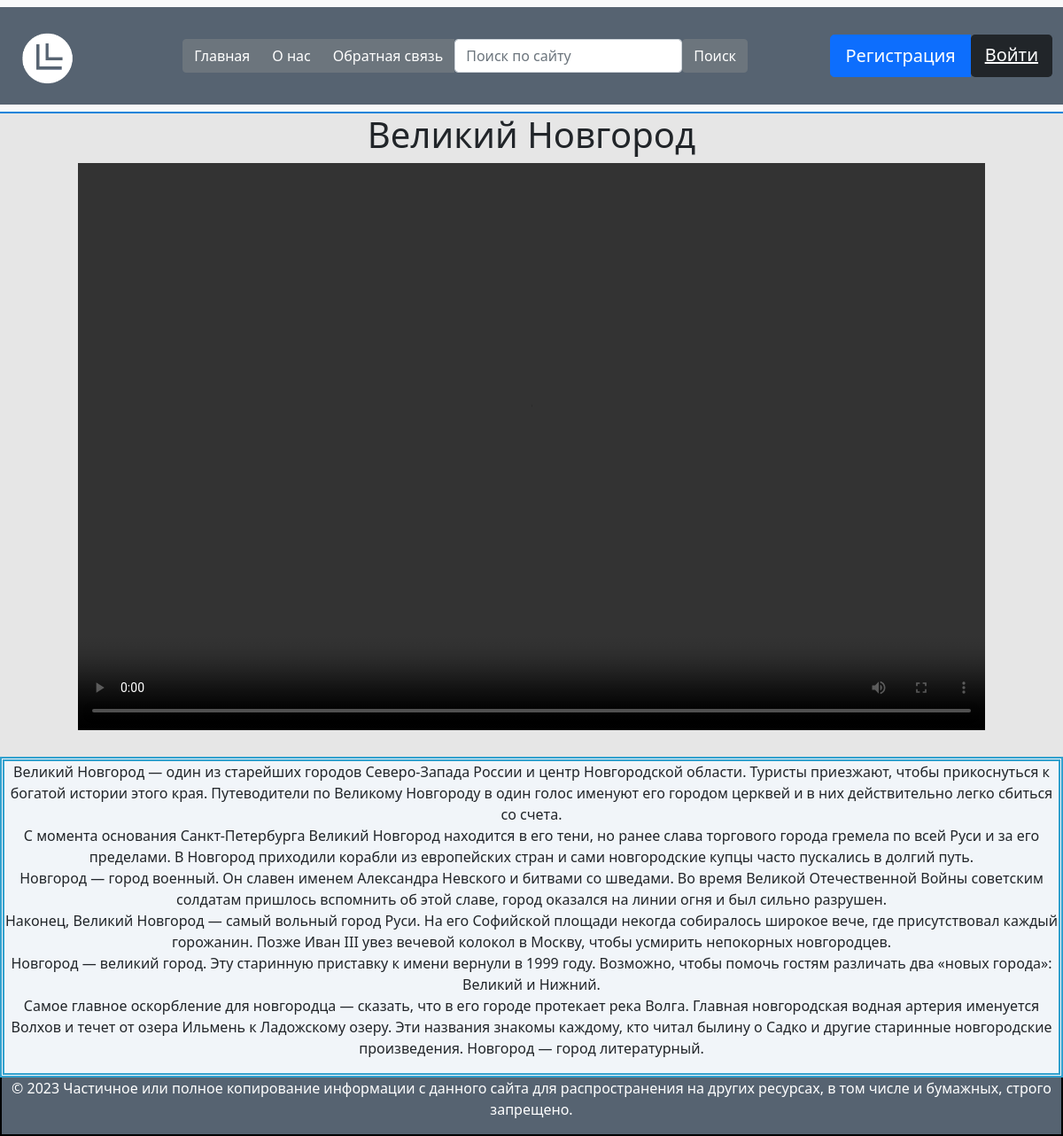
The app's page /post/velykii-novgorod/ with its own data.
### history/models.py (models this page shows, shortened)
class Movie(models.Model):
    title = models.CharField(max_length=255, verbose_name='Заголовок')
    description = models.TextField(verbose_name='Описание')
    location = models.TextField(max_length=255, default=True, verbose_name='Адрес')
    image = models.ImageField(upload_to='images/%Y/%m',verbose_name='Изображение')
    video = models.FileField(upload_to='videos//%Y/%m', verbose_name='Видео')
    created_at = models.DateTimeField(auto_now_add=True, verbose_name='Время создания')
    updated_at = models.DateTimeField(auto_now=True, verbose_name='Дата обновления')
    is_published = models.BooleanField(default=True, verbose_name='Публикация')
    slug = models.SlugField(max_length=255, unique=True, db_index=True, verbose_name='URL')
    def __str__(self):
        return self.title
    class Meta:
        verbose_name = 'Достопримечательности'
        verbose_name_plural = 'Достопримечательности'
        ordering = ['title', 'created_at']

### history/views.py (the view)
# urls.py: path('post/<slug:post_slug>/', ShowPost.as_view(), name='post'),
class ShowPost(DetailView):
    model = Movie
    template_name = 'history/post.html'
    slug_url_kwarg = 'post_slug'
    context_object_name = 'post'
    def get_context_data(self, *, object_list=None, **kwargs):
        context = super().get_context_data(**kwargs)
        context['title'] = context['post']
        return context

### history/templates/history/post.html
{% extends 'history/base.html' %}
{% block content %}
  <h1 class="post-center">{{post.title}}</h1>
  <div align='center'><video width="1024" height="640" controls>
    <source src="{{ post.video.url }}" type="video/mp4">
  </video>
  </div><br>
  <div class="post-center" style="background-color:#f1f5f9; border: thick double #32a1ce">{{post.description|linebreaks}}</div>
{% endblock %}

### history/static/history/css/styles.css (style rules this page uses)
.post-center { text-align: center; }

### records on screen
Movie: title "Великий Новгород", description "Великий Новгород — один из старейших городов Северо-Запада России и центр Новгородской области. Туристы приезжают, чтобы прикоснуться к богатой истории этого края. Путеводители по Великому Новгороду в один голос именуют его городом церквей и в них действительно легко сбиться со счета. С момента основания Санкт-Петербурга Великий Новгород находится в его тени, но ранее слава торгового города гремела по всей Руси и за его пределами. В Новгород приходили корабли из европейских стран и сами новгородские купцы часто пускались в долгий путь. Новгород — город военный. Он славен именем Александра Невского и битвами со шведами. Во время Великой Отечественной Войны советским солдатам пришлось…"
